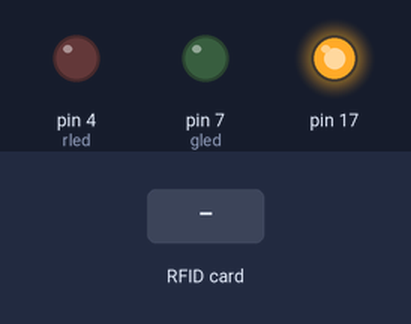
Simulated run of this sketch. Board: Arduino Leonardo, built with avr-gcc and run on an emulated ATmega32U4. Parts: output pins drawn as LEDs (lit = HIGH). Inputs (shaded band) come from the test bench. USB keyboard and mouse output is not drawn.

Above: at 1.2 s.
1.3 s: RFID card 5E 7A 19 C4 held to the reader
At 1.6 s:
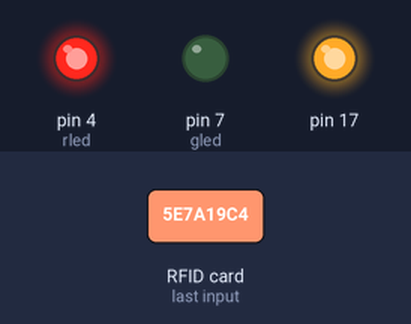
Timing chart, 0 to 4.3 s (numbered marks = the images above; inputs shaded):
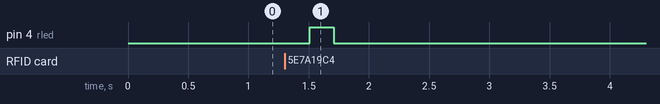

Measured:
- after the input at 1.3 s, pin 4 (rled): LOW → HIGH after 0.21 s, → LOW 0.20 s later

The sketch:

Rfid_log_in.ino
```cpp
#include "HID-Project.h"
#include <ezButton.h>
uint8_t buf[8] = { 0 };
#include <SPI.h>

#include <MFRC522.h>  // RFID library
#define SS_PIN 10     //RX slave select
#define RST_PIN 9
int gled = 7;  // optional
int rled = 4;  // optional

MFRC522 mfrc522(SS_PIN, RST_PIN);  // Create MFRC522 instance.
String card_ID = "";               //
const char* message = "2572002";
String rfid = "21581167122";       // UID (unique Id Code Of Your Rfid Tag)
void setup() {
  Serial.begin(9600);  // Initialize serial communications with the PC
  BootKeyboard.begin();
  SPI.begin();         // Init SPI bus
  mfrc522.PCD_Init();  // Init MFRC522 card
  pinMode(gled, OUTPUT);
  pinMode(rled, OUTPUT);
}
void loop() {

  //look for new card
  if (!mfrc522.PICC_IsNewCardPresent()) {
    return;
  }
  if (!mfrc522.PICC_ReadCardSerial()) {
    return;  //if read card serial(0) returns 1, the uid struct contians the ID of the read card.
  }
  for (byte i = 0; i < mfrc522.uid.size; i++) {
    card_ID += mfrc522.uid.uidByte[i];
  }
  // Serial.println(card_ID);
  if (card_ID == rfid) {
    digitalWrite(gled, HIGH);
    BootKeyboard.write(KEY_RETURN);
    delay(1000);
    const char* message = "2572002";
        while (*message) {
            BootKeyboard.write(*message); // Send each character
            delay(50); // Delay between characters (adjust as needed)
            message++;
        }
        BootKeyboard.write(KEY_RETURN); // Press "Enter"
        delay(500); // Debounce delay

    digitalWrite(gled, LOW);
    delay(200);
    digitalWrite(gled, HIGH);
    delay(200);
    digitalWrite(gled, LOW);
  }
  if (card_ID != rfid) {
    digitalWrite(rled, HIGH);
    digitalWrite(rled, LOW);
    delay(200);
    digitalWrite(rled, HIGH);
    delay(200);
    digitalWrite(rled, LOW);
  } else {
    goto cont;
  }
  delay(1000);
cont:
  delay(1000);
  card_ID = "";
}
```
